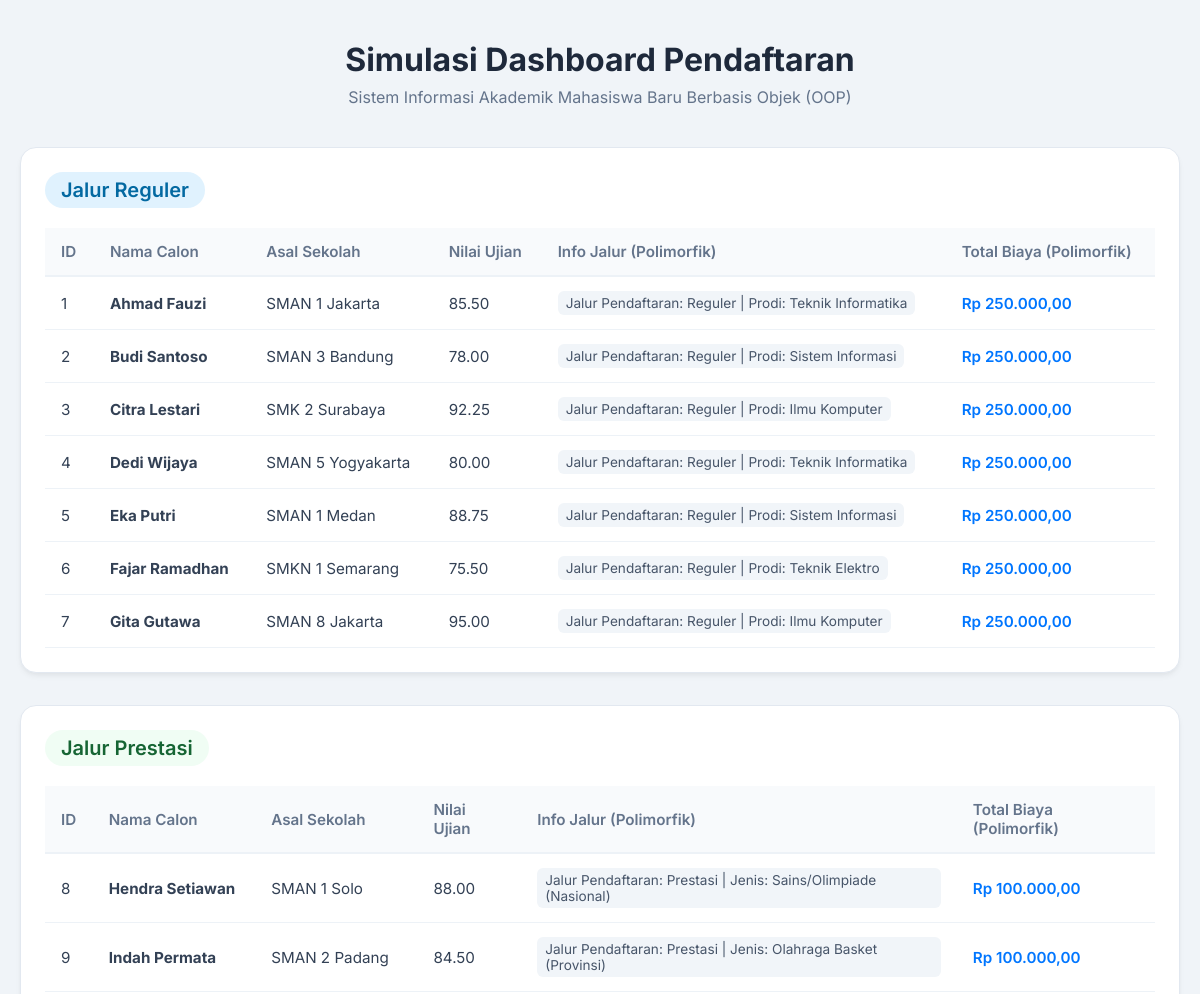
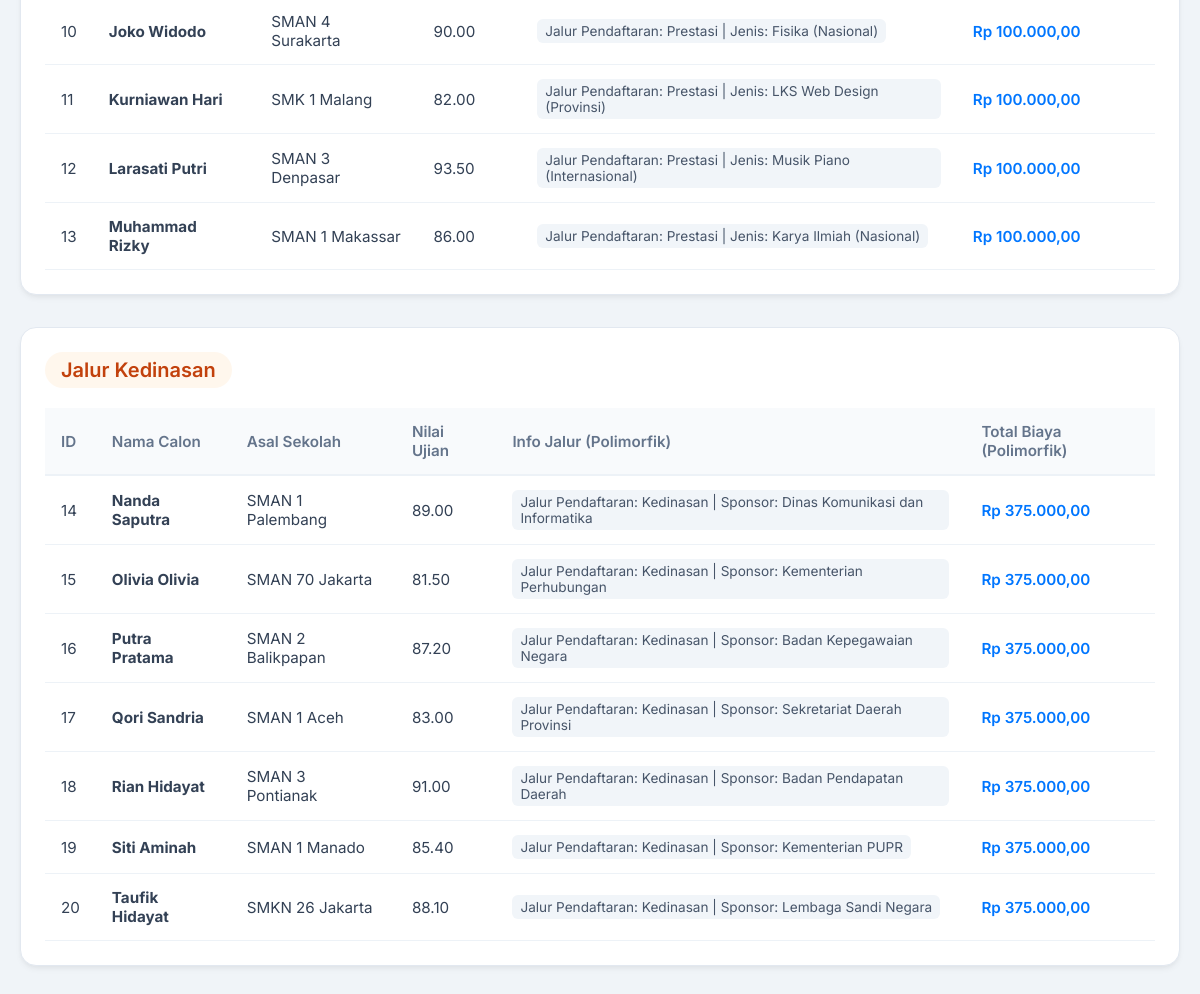
The page / on the database its author committed (2 pictures, top to bottom).
### tables this page shows
CREATE TABLE `tabel_pendaftaran` (
  `id_pendaftaran` int NOT NULL,
  `nama_calon` varchar(100) NOT NULL,
  `asal_sekolah` varchar(100) NOT NULL,
  `nilai_ujian` decimal(5,2) NOT NULL,
  `biaya_pendaftaran_dasar` decimal(10,2) NOT NULL,
  `jalur_pendaftaran` enum('Reguler','Prestasi','Kedinasan') NOT NULL,
  `pilihan_prodi` varchar(50) DEFAULT NULL,
  `lokasi_kampus` varchar(50) DEFAULT NULL,
  `jenis_prestasi` varchar(50) DEFAULT NULL,
  `tingkat_prestasi` varchar(50) DEFAULT NULL,
  `sk_ikatan_dinas` varchar(50) DEFAULT NULL,
  `instansi_sponsor` varchar(100) DEFAULT NULL
);

### PendaftaranReguler.php (called while the page is built, shortened)
<?php
require_once 'Pendaftaran.php';
class PendaftaranReguler extends Pendaftaran {
    private $pilihanProdi;
    public function __construct($id_pendaftaran, $nama_calon, $asal_sekolah, $nilai_ujian, $biayaPendaftaranDasar, $pilihanProdi = null, $lokasiKampus = null) {
        $this->pilihanProdi = $pilihanProdi;
    }
    public function tampilkanInfoJalur() {
        return "Jalur Pendaftaran: Reguler | Prodi: " . $this->pilihanProdi;
    }
    public static function getDaftarReguler($db) {
        $query = "SELECT id_pendaftaran, nama_calon, asal_sekolah, nilai_ujian, biaya_pendaftaran_dasar, pilihan_prodi, lokasi_kampus
                  FROM tabel_pendaftaran
                  WHERE jalur_pendaftaran = 'Reguler'";
        $stmt = $db->prepare($query);
        $stmt->execute();
        return $stmt->fetchAll(PDO::FETCH_ASSOC);
    }
    public function hitungTotalBiaya() {
        return $this->biayaPendaftaranDasar;
    }
}
?>

### Pendaftaran.php (called while the page is built, shortened)
<?php
abstract class Pendaftaran {
    protected $id_pendaftaran;
    protected $nama_calon;
    protected $asal_sekolah;
    protected $nilai_ujian;
    public function __construct($id_pendaftaran, $nama_calon, $asal_sekolah, $nilai_ujian, $biayaPendaftaranDasar) {
        $this->id_pendaftaran = $id_pendaftaran;
        $this->nama_calon = $nama_calon;
        $this->asal_sekolah = $asal_sekolah;
        $this->nilai_ujian = $nilai_ujian;
        $this->biayaPendaftaranDasar = $biayaPendaftaranDasar;
    }
    public function getIdPendaftaran() { return $this->id_pendaftaran; }
    public function getNamaCalon() { return $this->nama_calon; }
    public function getAsalSekolah() { return $this->asal_sekolah; }
    public function getNilaiUjian() { return $this->nilai_ujian; }
}
?>

### PendaftaranPrestasi.php (called while the page is built, shortened)
<?php
require_once 'Pendaftaran.php';
class PendaftaranPrestasi extends Pendaftaran {
    private $jenisPrestasi;
    private $tingkatPrestasi;
    public function __construct($id_pendaftaran, $nama_calon, $asal_sekolah, $nilai_ujian, $biayaPendaftaranDasar, $jenisPrestasi = null, $tingkatPrestasi = null) {
        $this->jenisPrestasi = $jenisPrestasi;
        $this->tingkatPrestasi = $tingkatPrestasi;
    }
    public function tampilkanInfoJalur() {
        return "Jalur Pendaftaran: Prestasi | Jenis: " . $this->jenisPrestasi . " (" . $this->tingkatPrestasi . ")";
    }
    public static function getDaftarPrestasi($db) {
        $query = "SELECT id_pendaftaran, nama_calon, asal_sekolah, nilai_ujian, biaya_pendaftaran_dasar, jenis_prestasi, tingkat_prestasi
                  FROM tabel_pendaftaran
                  WHERE jalur_pendaftaran = 'Prestasi'";
        $stmt = $db->prepare($query);
        $stmt->execute();
        return $stmt->fetchAll(PDO::FETCH_ASSOC);
    }
    public function hitungTotalBiaya() {
        return $this->biayaPendaftaranDasar - 50000;
    }
}
?>

### PendaftaranKedinasan.php (called while the page is built, shortened)
<?php
require_once 'Pendaftaran.php';
class PendaftaranKedinasan extends Pendaftaran {
    private $instansiSponsor;
    public function __construct($id_pendaftaran, $nama_calon, $asal_sekolah, $nilai_ujian, $biayaPendaftaranDasar, $skIkatanDinas = null, $instansiSponsor = null) {
        $this->instansiSponsor = $instansiSponsor;
    }
    public function tampilkanInfoJalur() {
        return "Jalur Pendaftaran: Kedinasan | Sponsor: " . $this->instansiSponsor;
    }
    public static function getDaftarKedinasan($db) {
        $query = "SELECT id_pendaftaran, nama_calon, asal_sekolah, nilai_ujian, biaya_pendaftaran_dasar, sk_ikatan_dinas, instansi_sponsor
                  FROM tabel_pendaftaran
                  WHERE jalur_pendaftaran = 'Kedinasan'";
        $stmt = $db->prepare($query);
        $stmt->execute();
        return $stmt->fetchAll(PDO::FETCH_ASSOC);
    }
    public function hitungTotalBiaya() {
        return $this->biayaPendaftaranDasar * 1.25;
    }
}
?>

### index.php (the view, shortened to what this page needs)
<?php
require_once 'PendaftaranReguler.php';
require_once 'PendaftaranPrestasi.php';
require_once 'PendaftaranKedinasan.php';
$database = new Database();
$db = $database->getConnection();
$dataReguler   = PendaftaranReguler::getDaftarReguler($db);
$dataPrestasi  = PendaftaranPrestasi::getDaftarPrestasi($db);
$dataKedinasan = PendaftaranKedinasan::getDaftarKedinasan($db);
?>
<!DOCTYPE html>
<html lang="id">
<head>
</head>
<body>
<div class="container">
    <header>
        <h1>Simulasi Dashboard Pendaftaran</h1>
        <p>Sistem Informasi Akademik Mahasiswa Baru Berbasis Objek (OOP)</p>
    </header>
    <div class="section-card">
        <div class="section-title title-reguler">Jalur Reguler</div>
        <div class="table-responsive">
            <table>
                <thead>
                    <tr>
                        <th>ID</th>
                        <th>Nama Calon</th>
                        <th>Asal Sekolah</th>
                        <th>Nilai Ujian</th>
                        <th>Info Jalur (Polimorfik)</th>
                        <th>Total Biaya (Polimorfik)</th>
                    </tr>
                </thead>
                <tbody>
                    <?php foreach ($dataReguler as $row):
                        $obj = new PendaftaranReguler(
                            $row['id_pendaftaran'], $row['nama_calon'], $row['asal_sekolah'],
                            $row['nilai_ujian'], $row['biaya_pendaftaran_dasar'],
                            $row['pilihan_prodi'], $row['lokasi_kampus']
                        );
                    ?>
                    <tr>
                        <td><?= $obj->getIdPendaftaran(); ?></td>
                        <td><strong><?= $obj->getNamaCalon(); ?></strong></td>
                        <td><?= $obj->getAsalSekolah(); ?></td>
                        <td><?= $obj->getNilaiUjian(); ?></td>
                        <td><span class="info-badge"><?= $obj->tampilkanInfoJalur(); ?></span></td>
                        <td><span class="price-tag">Rp <?= number_format($obj->hitungTotalBiaya(), 2, ',', '.'); ?></span></td>
                    </tr>
                    <?php endforeach; ?>
                </tbody>
            </table>
        </div>
    </div>
    <div class="section-card">
        <div class="section-title title-prestasi">Jalur Prestasi</div>
        <div class="table-responsive">
            <table>
                <thead>
                    <tr>
                        <th>ID</th>
                        <th>Nama Calon</th>
                        <th>Asal Sekolah</th>
                        <th>Nilai Ujian</th>
                        <th>Info Jalur (Polimorfik)</th>
                        <th>Total Biaya (Polimorfik)</th>
                    </tr>
                </thead>
                <tbody>
                    <?php foreach ($dataPrestasi as $row):
                        $obj = new PendaftaranPrestasi(
                            $row['id_pendaftaran'], $row['nama_calon'], $row['asal_sekolah'],
                            $row['nilai_ujian'], $row['biaya_pendaftaran_dasar'],
                            $row['jenis_prestasi'], $row['tingkat_prestasi']
                        );
                    ?>
                    <tr>
                        <td><?= $obj->getIdPendaftaran(); ?></td>
                        <td><strong><?= $obj->getNamaCalon(); ?></strong></td>
                        <td><?= $obj->getAsalSekolah(); ?></td>
                        <td><?= $obj->getNilaiUjian(); ?></td>
                        <td><span class="info-badge"><?= $obj->tampilkanInfoJalur(); ?></span></td>
                        <td><span class="price-tag">Rp <?= number_format($obj->hitungTotalBiaya(), 2, ',', '.'); ?></span></td>
                    </tr>
                    <?php endforeach; ?>
                </tbody>
            </table>
        </div>
    </div>
    <div class="section-card">
        <div class="section-title title-kedinasan">Jalur Kedinasan</div>
        <div class="table-responsive">
            <table>
                <thead>
                    <tr>
                        <th>ID</th>
                        <th>Nama Calon</th>
                        <th>Asal Sekolah</th>
                        <th>Nilai Ujian</th>
                        <th>Info Jalur (Polimorfik)</th>
                        <th>Total Biaya (Polimorfik)</th>
                    </tr>
                </thead>
                <tbody>
                    <?php foreach ($dataKedinasan as $row):
                        $obj = new PendaftaranKedinasan(
                            $row['id_pendaftaran'], $row['nama_calon'], $row['asal_sekolah'],
                            $row['nilai_ujian'], $row['biaya_pendaftaran_dasar'],
                            $row['sk_ikatan_dinas'], $row['instansi_sponsor']
                        );
                    ?>
                    <tr>
                        <td><?= $obj->getIdPendaftaran(); ?></td>
                        <td><strong><?= $obj->getNamaCalon(); ?></strong></td>
                        <td><?= $obj->getAsalSekolah(); ?></td>
                        <td><?= $obj->getNilaiUjian(); ?></td>
                        <td><span class="info-badge"><?= $obj->tampilkanInfoJalur(); ?></span></td>
                        <td><span class="price-tag">Rp <?= number_format($obj->hitungTotalBiaya(), 2, ',', '.'); ?></span></td>
                    </tr>
                    <?php endforeach; ?>
                </tbody>
            </table>
        </div>
    </div>
</div>
</body>
</html>

### index.php (style rules this page uses)
:root { --bg-color: #f0f4f8; --card-bg: #ffffff; --primary: #0076ff; --text-main: #1e293b; --text-muted: #64748b; --reguler-color: #e0f2fe; --reguler-text: #0369a1; --prestasi-color: #f0fdf4; --prestasi-text: #166534; --kedinasan-color: #fff7ed; --kedinasan-text: #c2410c; }
* { box-sizing: border-box; margin: 0; padding: 0; font-family: 'Inter', sans-serif; }
body { background-color: var(--bg-color); color: var(--text-main); padding: 40px 20px; }
.container { max-width: 1200px; margin: 0 auto; }
header { margin-bottom: 40px; text-align: center; }
header h1 { font-size: 2rem; color: var(--text-main); margin-bottom: 8px; }
header p { color: var(--text-muted); font-size: 1rem; }
.section-card { background: var(--card-bg); border-radius: 16px; padding: 24px; margin-bottom: 32px; box-shadow: 0 4px 6px -1px rgba(0, 0, 0, 0.05), 0 2px 4px -1px rgba(0, 0, 0, 0.03); border: 1px solid #e2e8f0; }
.section-title { font-size: 1.25rem; margin-bottom: 20px; display: inline-block; padding: 6px 16px; border-radius: 20px; font-weight: 600; }
.title-reguler { background-color: var(--reguler-color); color: var(--reguler-text); }
.title-prestasi { background-color: var(--prestasi-color); color: var(--prestasi-text); }
.title-kedinasan { background-color: var(--kedinasan-color); color: var(--kedinasan-text); }
.table-responsive { overflow-x: auto; }
table { width: 100%; border-collapse: collapse; text-align: left; font-size: 0.95rem; }
th { background-color: #f8fafc; color: var(--text-muted); padding: 14px 16px; font-weight: 600; border-bottom: 2px solid #edf2f7; }
td { padding: 14px 16px; border-bottom: 1px solid #edf2f7; color: #334155; }
.price-tag { font-weight: 600; color: var(--primary); }
.info-badge { font-size: 0.85rem; color: #475569; background-color: #f1f5f9; padding: 4px 8px; border-radius: 6px; display: inline-block; }

### rows shown on the page
tabel_pendaftaran: id_pendaftaran "1", nama_calon "Ahmad Fauzi", asal_sekolah "SMAN 1 Jakarta", nilai_ujian "85.50", pilihan_prodi "Jalur Pendaftaran: Reguler | Prodi: Teknik Informatika", biaya_pendaftaran_dasar "250.000,00"
tabel_pendaftaran: id_pendaftaran "2", nama_calon "Budi Santoso", asal_sekolah "SMAN 3 Bandung", nilai_ujian "78.00", pilihan_prodi "Jalur Pendaftaran: Reguler | Prodi: Sistem Informasi", biaya_pendaftaran_dasar "250.000,00"
tabel_pendaftaran: id_pendaftaran "3", nama_calon "Citra Lestari", asal_sekolah "SMK 2 Surabaya", nilai_ujian "92.25", pilihan_prodi "Jalur Pendaftaran: Reguler | Prodi: Ilmu Komputer", biaya_pendaftaran_dasar "250.000,00"
tabel_pendaftaran: id_pendaftaran "4", nama_calon "Dedi Wijaya", asal_sekolah "SMAN 5 Yogyakarta", nilai_ujian "80.00", pilihan_prodi "Jalur Pendaftaran: Reguler | Prodi: Teknik Informatika", biaya_pendaftaran_dasar "250.000,00"
tabel_pendaftaran: id_pendaftaran "5", nama_calon "Eka Putri", asal_sekolah "SMAN 1 Medan", nilai_ujian "88.75", pilihan_prodi "Jalur Pendaftaran: Reguler | Prodi: Sistem Informasi", biaya_pendaftaran_dasar "250.000,00"
tabel_pendaftaran: id_pendaftaran "6", nama_calon "Fajar Ramadhan", asal_sekolah "SMKN 1 Semarang", nilai_ujian "75.50", pilihan_prodi "Jalur Pendaftaran: Reguler | Prodi: Teknik Elektro", biaya_pendaftaran_dasar "250.000,00"
tabel_pendaftaran: id_pendaftaran "7", nama_calon "Gita Gutawa", asal_sekolah "SMAN 8 Jakarta", nilai_ujian "95.00", pilihan_prodi "Jalur Pendaftaran: Reguler | Prodi: Ilmu Komputer", biaya_pendaftaran_dasar "250.000,00"
tabel_pendaftaran: id_pendaftaran "8", nama_calon "Hendra Setiawan", asal_sekolah "SMAN 1 Solo", nilai_ujian "88.00", $obj->tampilkanInfoJalur() "Jalur Pendaftaran: Prestasi | Jenis: Sains/Olimpiade (Nasional)", biaya_pendaftaran_dasar "100.000,00"
tabel_pendaftaran: id_pendaftaran "9", nama_calon "Indah Permata", asal_sekolah "SMAN 2 Padang", nilai_ujian "84.50", $obj->tampilkanInfoJalur() "Jalur Pendaftaran: Prestasi | Jenis: Olahraga Basket (Provinsi)", biaya_pendaftaran_dasar "100.000,00"
tabel_pendaftaran: id_pendaftaran "10", nama_calon "Joko Widodo", asal_sekolah "SMAN 4 Surakarta", nilai_ujian "90.00", $obj->tampilkanInfoJalur() "Jalur Pendaftaran: Prestasi | Jenis: Fisika (Nasional)", biaya_pendaftaran_dasar "100.000,00"
tabel_pendaftaran: id_pendaftaran "11", nama_calon "Kurniawan Hari", asal_sekolah "SMK 1 Malang", nilai_ujian "82.00", $obj->tampilkanInfoJalur() "Jalur Pendaftaran: Prestasi | Jenis: LKS Web Design (Provinsi)", biaya_pendaftaran_dasar "100.000,00"
tabel_pendaftaran: id_pendaftaran "12", nama_calon "Larasati Putri", asal_sekolah "SMAN 3 Denpasar", nilai_ujian "93.50", $obj->tampilkanInfoJalur() "Jalur Pendaftaran: Prestasi | Jenis: Musik Piano (Internasional)", biaya_pendaftaran_dasar "100.000,00"
tabel_pendaftaran: id_pendaftaran "13", nama_calon "Muhammad Rizky", asal_sekolah "SMAN 1 Makassar", nilai_ujian "86.00", $obj->tampilkanInfoJalur() "Jalur Pendaftaran: Prestasi | Jenis: Karya Ilmiah (Nasional)", biaya_pendaftaran_dasar "100.000,00"
tabel_pendaftaran: id_pendaftaran "14", nama_calon "Nanda Saputra", asal_sekolah "SMAN 1 Palembang", nilai_ujian "89.00", instansi_sponsor "Jalur Pendaftaran: Kedinasan | Sponsor: Dinas Komunikasi dan Informatika", biaya_pendaftaran_dasar "375.000,00"
tabel_pendaftaran: id_pendaftaran "15", nama_calon "Olivia Olivia", asal_sekolah "SMAN 70 Jakarta", nilai_ujian "81.50", instansi_sponsor "Jalur Pendaftaran: Kedinasan | Sponsor: Kementerian Perhubungan", biaya_pendaftaran_dasar "375.000,00"
tabel_pendaftaran: id_pendaftaran "16", nama_calon "Putra Pratama", asal_sekolah "SMAN 2 Balikpapan", nilai_ujian "87.20", instansi_sponsor "Jalur Pendaftaran: Kedinasan | Sponsor: Badan Kepegawaian Negara", biaya_pendaftaran_dasar "375.000,00"
tabel_pendaftaran: id_pendaftaran "17", nama_calon "Qori Sandria", asal_sekolah "SMAN 1 Aceh", nilai_ujian "83.00", instansi_sponsor "Jalur Pendaftaran: Kedinasan | Sponsor: Sekretariat Daerah Provinsi", biaya_pendaftaran_dasar "375.000,00"
tabel_pendaftaran: id_pendaftaran "18", nama_calon "Rian Hidayat", asal_sekolah "SMAN 3 Pontianak", nilai_ujian "91.00", instansi_sponsor "Jalur Pendaftaran: Kedinasan | Sponsor: Badan Pendapatan Daerah", biaya_pendaftaran_dasar "375.000,00"
tabel_pendaftaran: id_pendaftaran "19", nama_calon "Siti Aminah", asal_sekolah "SMAN 1 Manado", nilai_ujian "85.40", instansi_sponsor "Jalur Pendaftaran: Kedinasan | Sponsor: Kementerian PUPR", biaya_pendaftaran_dasar "375.000,00"
tabel_pendaftaran: id_pendaftaran "20", nama_calon "Taufik Hidayat", asal_sekolah "SMKN 26 Jakarta", nilai_ujian "88.10", instansi_sponsor "Jalur Pendaftaran: Kedinasan | Sponsor: Lembaga Sandi Negara", biaya_pendaftaran_dasar "375.000,00"
